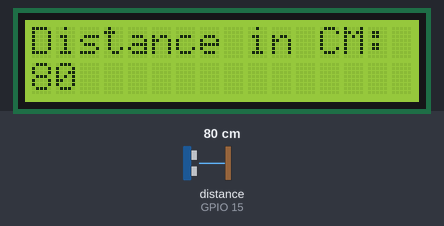
This sketch was run on a simulated ESP32. Shown: 16×2 character LCD. The inputs (shaded band) are chosen by the test bench; at power-on: distance to the obstacle (sensor on GPIO 15) 80 cm.

Above: at 1.2 s.
1.3 s: distance to the obstacle (sensor on GPIO 15) set to 2 cm
At 2.0 s:
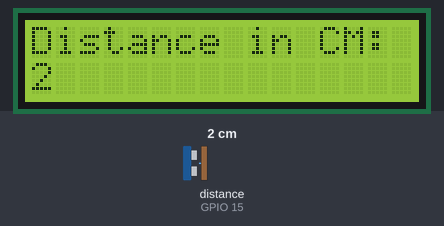
2.8 s: distance to the obstacle (sensor on GPIO 15) set to 4 cm
At 3.1 s:
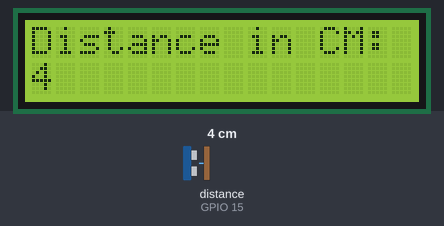
4.3 s: distance to the obstacle (sensor on GPIO 15) set to 9 cm
At 5.5 s:
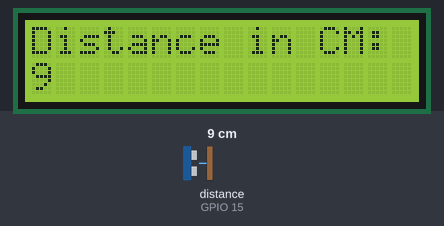
Timing chart, 0 to 7.3 s (numbered marks = the images above; inputs shaded):
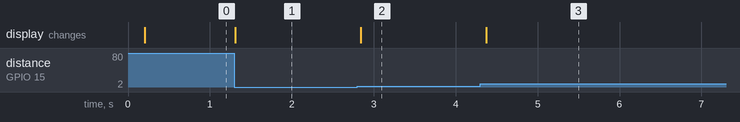

The sketch:

Ultrasonic-Ranging.ino
```cpp
#include <LiquidCrystal_I2C.h>
#include <UltrasonicSensor.h>
#include <Wire.h>
#define SDA 13 //Define SDA pins
#define SCL 14 //Define SCL pins

UltrasonicSensor ultrasonic(4, 15);

LiquidCrystal_I2C lcd(0x27,16,2);

void setup() {
  Wire.begin(SDA, SCL);
 if (!i2CAddrTest(0x27)) {
 lcd = LiquidCrystal_I2C(0x3F, 16, 2);
 }
 lcd.init();
 lcd.backlight();
 lcd.setCursor(0,0);
 lcd.print("Distance in CM: ");
 int temperature = 22;
 ultrasonic.setTemperature(temperature);


}

void loop() {
  delay(100);
  lcd.setCursor(0,1);
  for(int i=0;i<16;i++){
    lcd.print(" ");
  }
  lcd.setCursor(0,1);
  int distance = ultrasonic.distanceInCentimeters();
  lcd.print(distance);
}


bool i2CAddrTest(uint8_t addr) {
 Wire.begin();
 Wire.beginTransmission(addr);
 if (Wire.endTransmission() == 0) {
 return true;
 }
 return false;
}
```

Measured:
- after the input at 1.3 s, the display: changes at once (image 1)
- after the input at 2.8 s, the display: changes at once (image 2)
- after the input at 4.3 s, the display: changes after 0.07 s (image 3)
